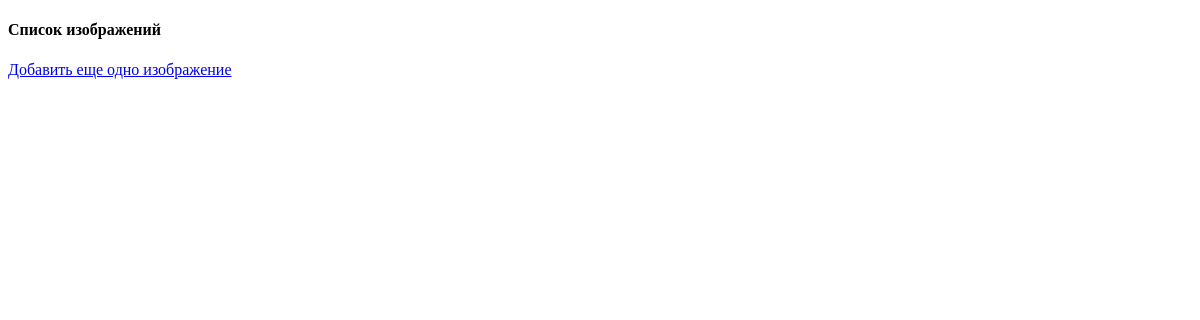
The app's page /, older data.
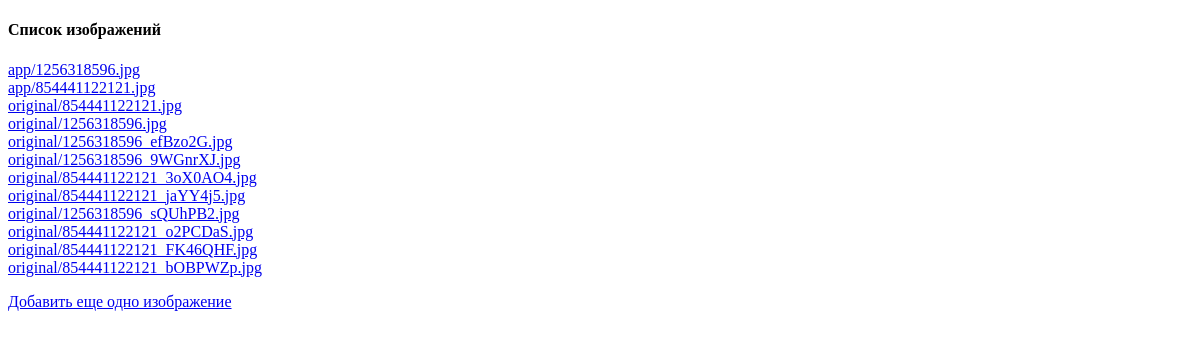
The same page, newer data.
### app/models.py (models this page shows, shortened)
class Image(models.Model):
    image = models.ImageField(upload_to='original', blank=True, verbose_name='Загрузка с компьютера')
    resize_image = models.ImageField(upload_to='resize', blank=True, verbose_name='Отредактированное изображение')
    height = models.IntegerField(blank=True, null=True, verbose_name='Высота')
    width = models.IntegerField(blank=True, null=True, verbose_name='Ширина')

### app/views.py (the view)
# urls.py: path('', ImageList.as_view(), name='index'),
class ImageList(ListView):
    Model = Image
    queryset = Image.objects.all()
    template_name = 'index.html'

### templates/index.html (shortened to what this page needs)
<!DOCTYPE html>
<html lang="ru">
<head>
</head>
<h4> Список изображений </h4>
{% for image in object_list %}
     <a href='{% url 'image_detail' image.pk %}'>{{ image.image }}</a><br>
{% endfor %}
<p><a href="upload/">Добавить еще одно изображение</a></p>
</body>
</html>

Row changes from the older to the newer data that the page shows:
added Image: image "app/1256318596.jpg"
added Image: image "app/854441122121.jpg"
added Image: image "original/854441122121.jpg"
added Image: image "original/1256318596.jpg"
added Image: image "original/1256318596_efBzo2G.jpg"
added Image: image "original/1256318596_9WGnrXJ.jpg"
added Image: image "original/854441122121_3oX0AO4.jpg"
added Image: image "original/854441122121_jaYY4j5.jpg"
added Image: image "original/1256318596_sQUhPB2.jpg"
added Image: image "original/854441122121_o2PCDaS.jpg"
added Image: image "original/854441122121_FK46QHF.jpg"
added Image: image "original/854441122121_bOBPWZp.jpg"
